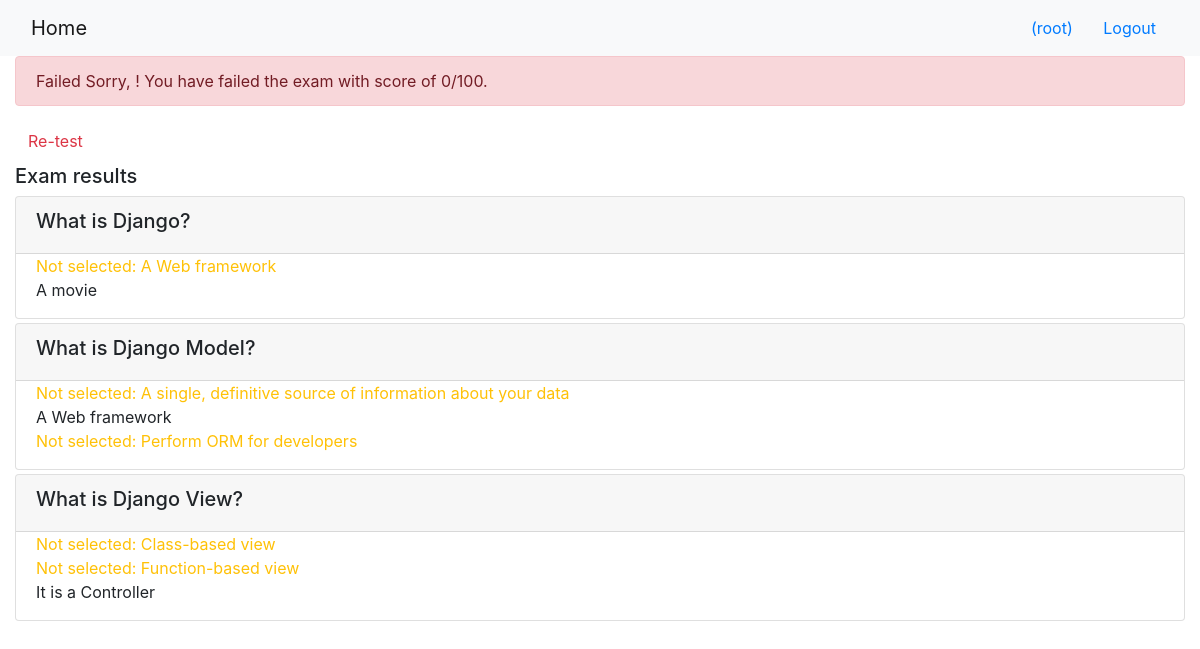
The page /onlinecourse/course/1/submission/1/result/ (signed in) on the database its author committed.
### onlinecourse/models.py (models this page shows, shortened)
class Question(models.Model):
    lesson = models.ForeignKey(Lesson, on_delete=models.CASCADE)
    text = models.CharField(max_length=200)
    grade = models.IntegerField(default=50)
    course = models.ForeignKey(Course, on_delete=models.CASCADE)

class Choice(models.Model):
    question = models.ForeignKey(Question, on_delete=models.CASCADE)
    text = models.CharField(max_length=200)
    is_correct = models.BooleanField(default=False)

### onlinecourse/views.py (the view)
# urls.py: path('course/<int:course_id>/submission/<int:submission_id>/result/', views.show_exam_result, name='show_exam_result'),
def show_exam_result(request, course_id, submission_id):
    course = get_object_or_404(Course, pk=course_id)
    submission = Submission.objects.get(id=submission_id)
    choices = submission.choices.all()
    grade = 0
    for choice in choices:
        if choice.is_correct:
            grade += choice.question.grade
    context = {
        'grade' : grade,
        'course' : course,
        'choices' : choices
    }
    return render(request, 'onlinecourse/exam_result_bootstrap.html', context)

### onlinecourse/templates/onlinecourse/exam_result_bootstrap.html (shortened to what this page needs)
<!DOCTYPE html>
<html lang="en">
<head>
    {% load static %}
    <link rel="stylesheet" href="https://maxcdn.bootstrapcdn.com/bootstrap/4.5.2/css/bootstrap.min.css">
</head>
<body>
 <nav class="navbar navbar-light bg-light">
    <div class="container-fluid">
        <div class="navbar-header">
              <a class="navbar-brand" href="{% url 'onlinecourse:index' %}">Home</a>
        </div>
        <ul class="nav navbar-nav navbar-right">
            {% if user.is_authenticated %}
            <li>
                <a class="btn btn-link" href="#">{{ user.first_name }}({{ user.username }})</a>
                <a class="btn btn-link" href="{% url 'onlinecourse:logout' %}">Logout</a>
            </li>
            {% endif %}
        </ul>
    </div>
</nav>
    <div class="container-fluid">
        {% if grade > 80 %}
        <div class="alert alert-success">
            <span class="fw-bolder">Congratulations, {{ user.first_name }}!</span> You have passed the exam and completed the course with score of {{ grade }}/100.
        </div>
        {% else %}
        <div class="alert alert-danger">
            <span class="fw-bolder">Failed</span> Sorry, {{ user.first_name }}!  You have failed the exam with score of {{ grade }}/100.
        </div>
        <a class="btn btn-link text-danger" href="{% url 'onlinecourse:course_details' course.id %}">Re-test</a>
        {% endif %}
        <div class="card-columns-vertical mt-1">
            <h5 class="">Exam results</h5>
            {% for question in course.question_set.all %}
            <div class="card mt-1">
                <div class="card-header"><h5>{{ question.text }}</h5></div>
                <div class="form-group">
                    {% for choice in question.choice_set.all %}
                    <div class="form-check">
                        {% if choice.is_correct %}
                            {% if choice in choices %}
                                <div class="text-success">Correct answer: {{ choice.text }}</div>
                            {% else %}
                                <div class="text-warning">Not selected: {{ choice.text }}</div>
                            {% endif %}
                        {% else %}
                            {% if choice in choices %}
                                <div class="text-danger">Wrong answer: {{ choice.text }}
                            {% else %}
                                <div>{{ choice.text }}</div>
                            {% endif %}
                        {% endif %}
                    </div>
                    {% endfor %}
                </div>
            </div>
            {% endfor %}
        </div>
    </div>
</body>
</html>

### rows shown on the page
Question: text "What is Django?"
Choice: text "A Web framework"
Choice: text "A movie"
Question: text "What is Django Model?"
Choice: text "A single, definitive source of information about your data"
Choice: text "A Web framework"
Choice: text "Perform ORM for developers"
Question: text "What is Django View?"
Choice: text "Class-based view"
Choice: text "Function-based view"
Choice: text "It is a Controller"

### other values the page prints
{{ user.username }} "root"
{{ grade }} "0"
